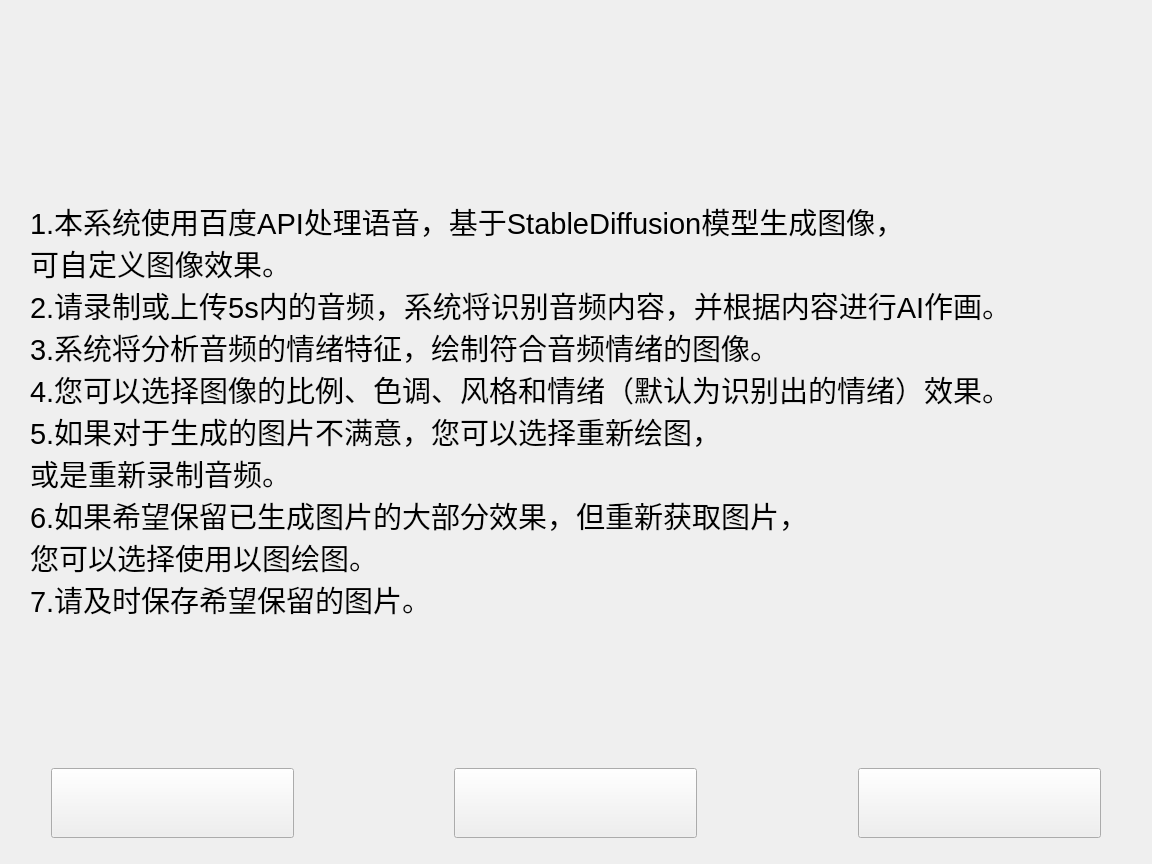
<?xml version="1.0" encoding="UTF-8"?>
<ui version="4.0">
 <class>Form</class>
 <widget class="QWidget" name="Form">
  <property name="geometry">
   <rect>
    <x>0</x>
    <y>0</y>
    <width>1152</width>
    <height>864</height>
   </rect>
  </property>
  <property name="palette">
   <palette>
    <active>
     <colorrole role="WindowText">
      <brush brushstyle="SolidPattern">
       <color alpha="255">
        <red>157</red>
        <green>157</green>
        <blue>157</blue>
       </color>
      </brush>
     </colorrole>
    </active>
    <inactive>
     <colorrole role="WindowText">
      <brush brushstyle="SolidPattern">
       <color alpha="255">
        <red>157</red>
        <green>157</green>
        <blue>157</blue>
       </color>
      </brush>
     </colorrole>
    </inactive>
    <disabled>
     <colorrole role="WindowText">
      <brush brushstyle="SolidPattern">
       <color alpha="255">
        <red>120</red>
        <green>120</green>
        <blue>120</blue>
       </color>
      </brush>
     </colorrole>
    </disabled>
   </palette>
  </property>
  <property name="windowTitle">
   <string>Form</string>
  </property>
  <property name="accessibleDescription">
   <string>&lt;html&gt;&lt;head/&gt;&lt;body&gt;&lt;p&gt;&lt;br/&gt;&lt;/p&gt;&lt;/body&gt;&lt;/html&gt;</string>
  </property>
  <property name="styleSheet">
   <string notr="true"/>
  </property>
  <widget class="QPushButton" name="recordButton">
   <property name="geometry">
    <rect>
     <x>51</x>
     <y>768</y>
     <width>243</width>
     <height>70</height>
    </rect>
   </property>
   <property name="styleSheet">
    <string notr="true">border-image: url(:/background_1/pictures_1/__________80x1200y380w110h.png);</string>
   </property>
   <property name="text">
    <string/>
   </property>
  </widget>
  <widget class="QPushButton" name="fileButton">
   <property name="geometry">
    <rect>
     <x>454</x>
     <y>768</y>
     <width>243</width>
     <height>70</height>
    </rect>
   </property>
   <property name="styleSheet">
    <string notr="true">border-image: url(:/background_1/pictures_1/__________710x1200y380w110h.png);</string>
   </property>
   <property name="text">
    <string/>
   </property>
  </widget>
  <widget class="QPushButton" name="exitButton">
   <property name="geometry">
    <rect>
     <x>858</x>
     <y>768</y>
     <width>243</width>
     <height>70</height>
    </rect>
   </property>
   <property name="styleSheet">
    <string notr="true">border-image: url(:/background_1/pictures_1/__________1340x1200y380w110h.png);</string>
   </property>
   <property name="text">
    <string/>
   </property>
  </widget>
  <widget class="QLabel" name="explainlabel">
   <property name="geometry">
    <rect>
     <x>30</x>
     <y>130</y>
     <width>1081</width>
     <height>561</height>
    </rect>
   </property>
   <property name="font">
    <font>
     <family>Arial</family>
     <pointsize>22</pointsize>
    </font>
   </property>
   <property name="styleSheet">
    <string notr="true">
border: 20px
</string>
   </property>
   <property name="text">
    <string>1.本系统使用百度API处理语音，基于StableDiffusion模型生成图像，
可自定义图像效果。
2.请录制或上传5s内的音频，系统将识别音频内容，并根据内容进行AI作画。
3.系统将分析音频的情绪特征，绘制符合音频情绪的图像。
4.您可以选择图像的比例、色调、风格和情绪（默认为识别出的情绪）效果。
5.如果对于生成的图片不满意，您可以选择重新绘图，
或是重新录制音频。
6.如果希望保留已生成图片的大部分效果，但重新获取图片，
您可以选择使用以图绘图。
7.请及时保存希望保留的图片。</string>
   </property>
  </widget>
  <widget class="QWidget" name="widget" native="true">
   <property name="geometry">
    <rect>
     <x>0</x>
     <y>0</y>
     <width>1152</width>
     <height>864</height>
    </rect>
   </property>
   <property name="styleSheet">
    <string notr="true">border-image: url(:/background_1/pictures_1/______0x0y1800w1350y.png);</string>
   </property>
  </widget>
  <zorder>widget</zorder>
  <zorder>recordButton</zorder>
  <zorder>fileButton</zorder>
  <zorder>exitButton</zorder>
  <zorder>explainlabel</zorder>
 </widget>
 <resources>
  <include location="pictures.qrc"/>
 </resources>
 <connections/>
</ui>
